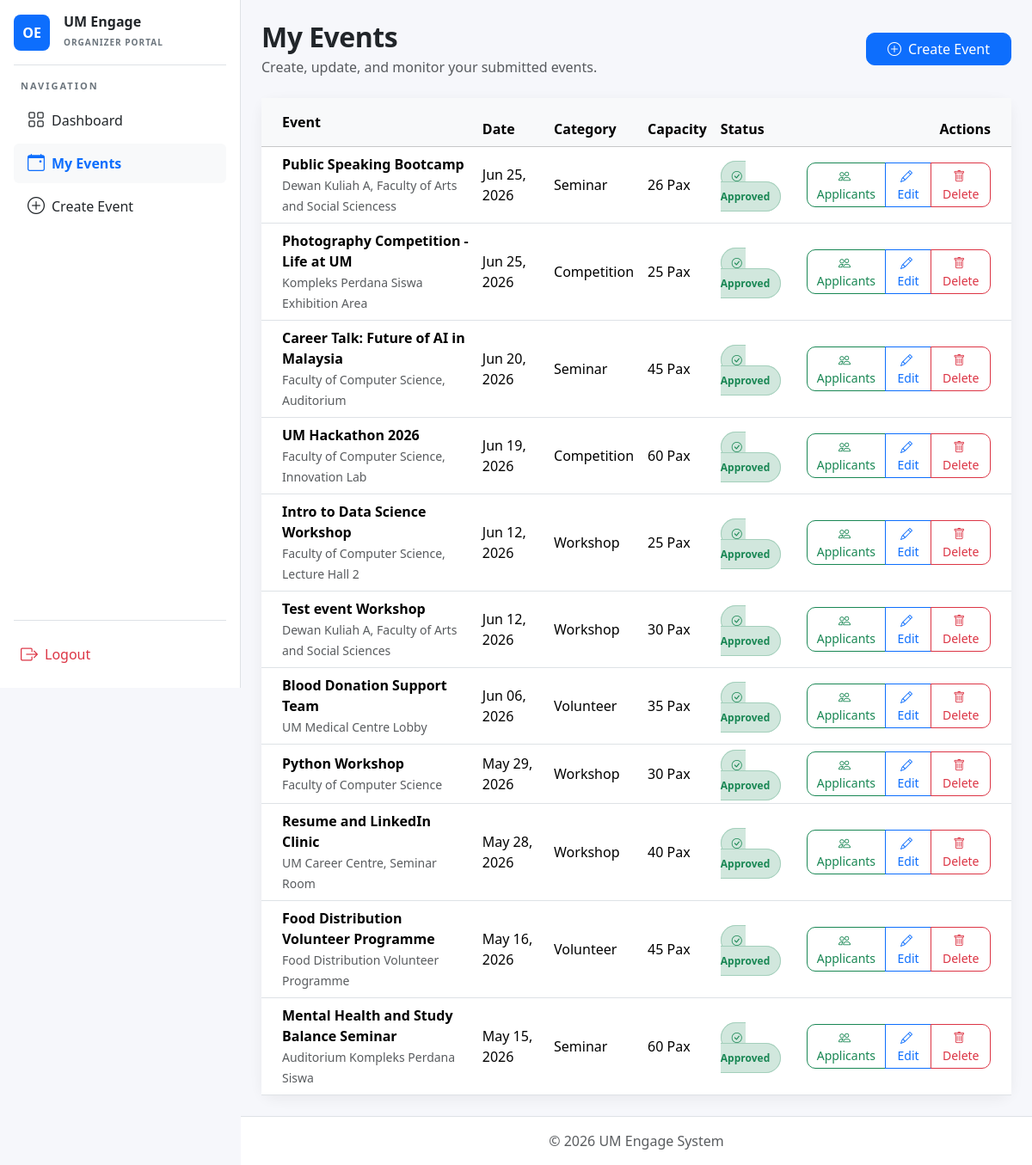
The app's page /organizer/events/ (signed in), older data.
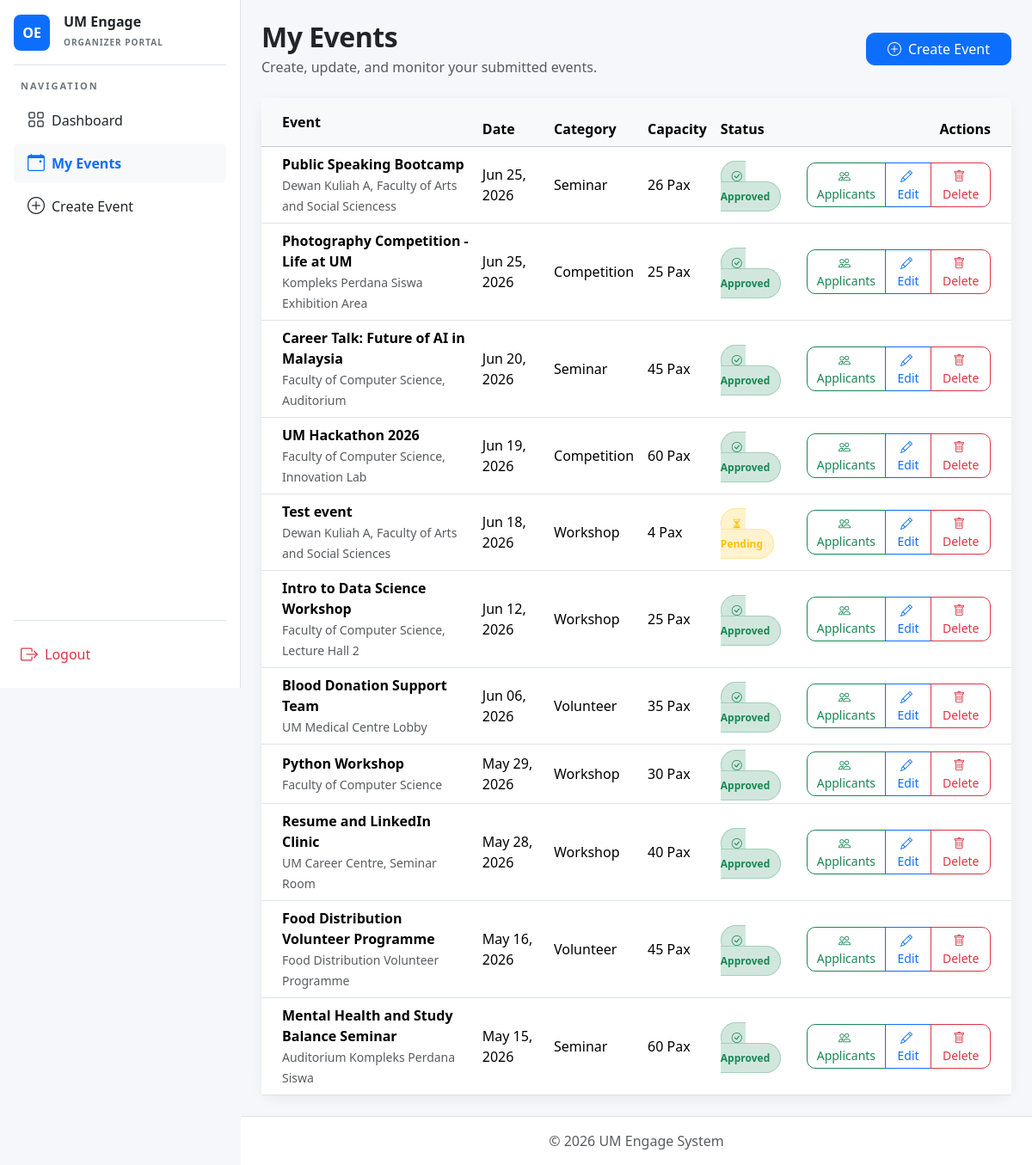
The same page, newer data.
### core/models.py (models this page shows, shortened)
class Event(models.Model):
    APPROVAL_CHOICES = [
        ('Pending', 'Pending'),
        ('Approved', 'Approved'),
        ('Rejected', 'Rejected'),
    ]
    event_organizer = models.ForeignKey(User, on_delete=models.CASCADE, related_name='events')
    event_title = models.CharField(max_length=200)
    event_description = models.TextField()
    event_date = models.DateField()
    event_location = models.CharField(max_length=255)
    event_approval_status = models.CharField(
        max_length=20,
        choices=APPROVAL_CHOICES,
        default='Pending'
    )
    event_created_at = models.DateTimeField(auto_now_add=True)
    event_image = models.ImageField(upload_to='event_images/', blank=True, null=True)
    points_awarded = models.IntegerField(default=0)
    skill_tags = models.ManyToManyField('core.SkillTag', blank=True, related_name='events')
    event_capacity = models.PositiveIntegerField(
        default=0,
        help_text="Maximum number of attendees allowed"
    )
    event_category = models.CharField(max_length=100, default='General')

### organizer/views.py (the view)
# urls.py: path('events/', views.organizer_events, name='events'),
@organizer_required
@never_cache
def organizer_events(request):
    events = Event.objects.filter(event_organizer=request.user).order_by('-event_date')
    return render(request, 'organizer/events.html', {'events': events})

### organizer/templates/organizer/events.html (shortened to what this page needs)
{% extends "organizer/organizer_base.html" %}
{% block content %}
<div class="d-flex justify-content-between align-items-center mb-4">
    <div>
        <h2 class="page-title mb-1">My Events</h2>
        <p class="text-muted mb-0">Create, update, and monitor your submitted events.</p>
    </div>
    <a href="{% url 'organizer:create_event' %}" class="btn btn-primary px-4">
        <i class="bi bi-plus-circle me-2"></i>Create Event
    </a>
</div>
<div class="card soft-card">
    <div class="table-responsive">
        <table class="table table-hover align-middle mb-0">
            <thead class="table-light">
            <tr>
                <th class="ps-4 py-3">Event</th>
                <th>Date</th>
                <th>Category</th>
                <th>Capacity</th>
                <th>Status</th>
                <th class="text-end pe-4">Actions</th>
            </tr>
            </thead>
            <tbody>
            {% for event in events %}
            <tr>
                <td class="ps-4">
                    <div class="fw-bold">{{ event.event_title }}</div>
                    <small class="text-muted">{{ event.event_location }}</small>
                </td>
                <td>{{ event.event_date|date:"M d, Y" }}</td>
                <td>{{ event.event_category }}</td>
                <td>{{ event.event_capacity }} Pax</td>
                <td>
                    {% if event.event_approval_status == 'Pending' %}
                    <span class="status-badge bg-warning-subtle text-warning border border-warning-subtle">
                        <i class="bi bi-hourglass-split me-1"></i>Pending
                    </span>
                    {% elif event.event_approval_status == 'Approved' %}
                    <span class="status-badge bg-success-subtle text-success border border-success-subtle">
                        <i class="bi bi-check-circle me-1"></i>Approved
                    </span>
                    {% elif event.event_approval_status == 'Completed' %}
                    <span class="status-badge bg-info-subtle text-info border border-info-subtle">
                        <i class="bi bi-check2-circle me-1"></i>Completed
                    </span>
                    {% else %}
                    <span class="status-badge bg-danger-subtle text-danger border border-danger-subtle">
                        <i class="bi bi-x-circle me-1"></i>Rejected
                    </span>
                    {% endif %}
                </td>
                <td class="text-end pe-4">
                    <div class="btn-group">
                        <a href="{% url 'organizer:event_applicants' event.id %}" class="btn btn-sm btn-outline-success">
                            <i class="bi bi-people me-1"></i>Applicants
                        </a>
                        <a href="{% url 'organizer:edit_event' event.id %}" class="btn btn-sm btn-outline-primary">
                            <i class="bi bi-pencil me-1"></i>Edit
                        </a>
                        <a href="{% url 'organizer:delete_event' event.id %}" class="btn btn-sm btn-outline-danger">
                            <i class="bi bi-trash me-1"></i>Delete
                        </a>
                    </div>
                </td>
            </tr>
            {% endfor %}
            </tbody>
        </table>
    </div>
</div>
{% endblock %}

Row changes from the older to the newer data that the page shows:
removed Event: event_title "Test event Workshop", event_location "Dewan Kuliah A, Faculty of Arts and Social Sciences", event_date "Jun 12, 2026", event_category "Workshop", event_capacity "30", event_approval_status "Approved" (drawn)
added Event: event_title "Test event", event_location "Dewan Kuliah A, Faculty of Arts and Social Sciences", event_date "Jun 18, 2026", event_category "Workshop", event_capacity "4", event_approval_status "Pending" (drawn)
